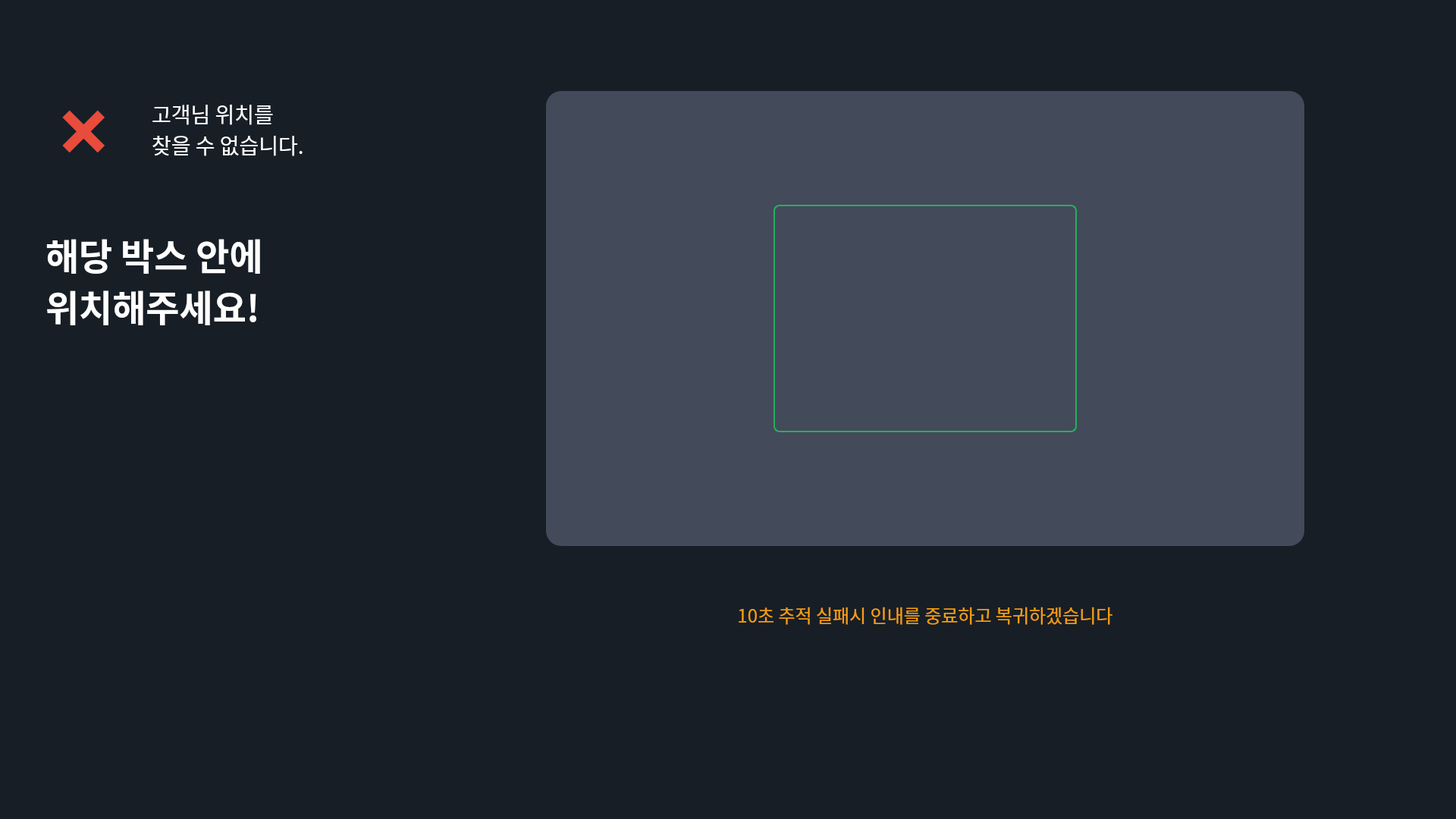
<?xml version="1.0" encoding="UTF-8"?>
<ui version="4.0">
 <class>PositionRecheck</class>
 <widget class="QWidget" name="PositionRecheck">
  <property name="geometry">
   <rect>
    <x>0</x>
    <y>0</y>
    <width>1920</width>
    <height>1080</height>
   </rect>
  </property>
  <property name="font">
   <font>
    <pointsize>12</pointsize>
   </font>
  </property>
  <property name="windowTitle">
   <string>Rechecking</string>
  </property>
  <property name="styleSheet">
   <string>QWidget {
    background-color: #171E26;
}

QLabel {
    color: white;
    font-family: "Malgun Gothic", "Arial", sans-serif;
    background-color: transparent;
    border: none;
}

.warning-icon {
    background-color: transparent;
}

.detection-frame {
    background-color: #434a5a;
    border-radius: 20px;
}

.detection-area {
    border: 2px solid #27ae60;
    border-radius: 8px;
    background-color: transparent;
}</string>
  </property>
  
  <!-- 왼쪽 경고 아이콘 -->
  <widget class="QLabel" name="warningIcon">
   <property name="geometry">
    <rect>
     <x>60</x>
     <y>120</y>
     <width>100</width>
     <height>100</height>
    </rect>
   </property>
   <property name="font">
    <font>
     <family>Malgun Gothic</family>
     <pointsize>-1</pointsize>
     <weight>75</weight>
     <bold>true</bold>
    </font>
   </property>
   <property name="styleSheet">
    <string notr="true">font-size: 80px; 
color: #e74c3c;</string>
   </property>
   <property name="text">
    <string>❌</string>
   </property>
   <property name="alignment">
    <set>Qt::AlignCenter</set>
   </property>
  </widget>
  
  <!-- 상단 안내 텍스트 -->
  <widget class="QLabel" name="statusText">
   <property name="geometry">
    <rect>
     <x>200</x>
     <y>120</y>
     <width>400</width>
     <height>100</height>
    </rect>
   </property>
   <property name="font">
    <font>
     <family>Malgun Gothic</family>
     <pointsize>-1</pointsize>
     <weight>50</weight>
     <bold>false</bold>
    </font>
   </property>
   <property name="styleSheet">
    <string notr="true">font-size: 28px; 
font-weight: normal; 
color: white;
line-height: 1.4;</string>
   </property>
   <property name="text">
    <string>고객님 위치를
찾을 수 없습니다.</string>
   </property>
   <property name="alignment">
    <set>Qt::AlignLeft|Qt::AlignVCenter</set>
   </property>
  </widget>
  
  <!-- 메인 안내 텍스트 -->
  <widget class="QLabel" name="instructionText">
   <property name="geometry">
    <rect>
     <x>60</x>
     <y>300</y>
     <width>600</width>
     <height>150</height>
    </rect>
   </property>
   <property name="font">
    <font>
     <family>Malgun Gothic</family>
     <pointsize>-1</pointsize>
     <weight>75</weight>
     <bold>true</bold>
    </font>
   </property>
   <property name="styleSheet">
    <string notr="true">font-size: 48px; 
font-weight: 600; 
color: white;
line-height: 1.3;</string>
   </property>
   <property name="text">
    <string>해당 박스 안에
위치해주세요!</string>
   </property>
   <property name="alignment">
    <set>Qt::AlignLeft|Qt::AlignTop</set>
   </property>
  </widget>
  
  <!-- 오른쪽 위치 감지 프레임 -->
  <widget class="QFrame" name="detectionFrame">
   <property name="geometry">
    <rect>
     <x>720</x>
     <y>120</y>
     <width>1000</width>
     <height>600</height>
    </rect>
   </property>
   <property name="styleSheet">
    <string>background-color: #434a5a; 
border-radius: 20px;</string>
   </property>
   
   <!-- 사람 감지 영역 (초록색 박스) -->
   <widget class="QFrame" name="personDetectionArea">
    <property name="geometry">
     <rect>
      <x>300</x>
      <y>150</y>
      <width>400</width>
      <height>300</height>
     </rect>
    </property>
    <property name="styleSheet">
     <string>border: 2px solid #27ae60;
border-radius: 8px;
background-color: transparent;</string>
    </property>
   </widget>
  </widget>
  
  <!-- 하단 안내 텍스트 -->
  <widget class="QLabel" name="bottomGuideText">
   <property name="geometry">
    <rect>
     <x>720</x>
     <y>780</y>
     <width>1000</width>
     <height>60</height>
    </rect>
   </property>
   <property name="font">
    <font>
     <family>Malgun Gothic</family>
     <pointsize>-1</pointsize>
     <weight>50</weight>
     <bold>false</bold>
    </font>
   </property>
   <property name="styleSheet">
    <string notr="true">font-size: 24px; 
font-weight: normal; 
color: #f39c12;</string>
   </property>
   <property name="text">
    <string>10초 추적 실패시 인내를 중료하고 복귀하겠습니다</string>
   </property>
   <property name="alignment">
    <set>Qt::AlignCenter</set>
   </property>
  </widget>
 </widget>
 <resources/>
 <connections/>
</ui>
